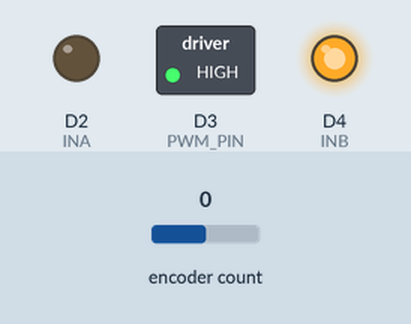
This program was run on a simulated Arduino Due. Shown: switched loads named in the program (green lamp = pin HIGH), output pins drawn as LEDs (lit = HIGH). Inputs (shaded band) come from the test bench; at power-on: encoder count 0. What the program prints to the serial monitor is not drawn.

Above: at 0.1 s.
Timing chart, 0 to 1.6 s (numbered marks = the images above):
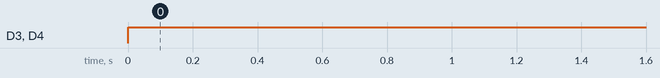

The program:

main.cpp
```cpp
#include <Arduino.h>
#include <Encoder.h>
#include "PIDController.h"

// Define pin variables
const int INA = 2;
const int INB = 4;
const int PWM_PIN = 3;

// Define minimum, maximum speed and commanded speed (manually update these while testing)
const int minSpeed = -530; // Minimum speed in RPM
const int maxSpeed = 530; // Maximum speed in RPM
float RPMTarget = 330.0; // Commanded speed in RPM

// Define variables for encoder reading and initialize object
const int encoderPinA = 5; // Must be interrupt capable; keep in mind if you change to another board
const int encoderPinB = 6;
Encoder myEnc(encoderPinA, encoderPinB);

// Define values for converting the encoder readings to speed (RPM)
const int encoderCPR = 1200; // Counts per revolution of the encoder (output shaft)
unsigned long lastTime = 0;

// Initialize the PID controller object
// Note: PID controller controls rate of change of PWM signal, not speed directly, which is why the maximum and minimum outputs are set as they are
// First value is proportional gain, second is integral gain, third is derivative gain
PIDController PID(6.5, 4.0, 0.0, -255, 255); // PID gains and output limits

// Define a function to convert from rotational speed to PWM output
// Note: negative PWM values will not actually be output as negative PWM values, but will simply reverse the motor direction and use the magnitue for speed
int speedToPWM(int commandedSpeed) {
  // Assuming speed is in RPM and we want to convert it to a PWM value
  return map(commandedSpeed, minSpeed, maxSpeed, -255, 255);
}

// Define a function to send a motor output
void sendMotorOutput(int speed) {

  if (speed > 0) {
    digitalWrite(INA, HIGH);
    digitalWrite(INB, LOW);
  } else if (speed < 0) {
    digitalWrite(INA, LOW);
    digitalWrite(INB, HIGH);
  } else {
    digitalWrite(INA, LOW);
    digitalWrite(INB, LOW);
  }
  analogWrite(PWM_PIN, abs(speed));
}

void setup() {
  Serial.begin(115200);

  // Initialize pins for motor control
  pinMode(INA, OUTPUT);
  pinMode(INB, OUTPUT);
  pinMode(PWM_PIN, OUTPUT);
  Serial.println("Motor Control Initialized");
}

long oldPosition  = 0;

void loop() {
  // Read the encoder position and calculate speed
  long newPosition = myEnc.read();
  unsigned long currentTime = millis();
  float dt = currentTime - lastTime; // Time difference in milliseconds
  long deltaPosition = newPosition - oldPosition;
  float RPMActual = -(deltaPosition / (float)encoderCPR) * (60000.0 / dt);
  lastTime = currentTime;
  oldPosition = newPosition;

  // Compute the baselinePWM value based on commanded speed
  int basePWM = speedToPWM(RPMTarget);

  // Use the PID Controller to create a PWM adjustment
  int deltaPWM = PID.compute(RPMTarget, RPMActual, dt/1000); // Convert dt to seconds for PID computation
  int totalPWM = constrain(basePWM + deltaPWM, -255, 255); // Ensure PWM is within valid range
  sendMotorOutput(totalPWM);

  // Print the current state
  Serial.print("setpoint:");
  Serial.print(RPMTarget);
  Serial.print(" rpm:");
  Serial.print(RPMActual);
  Serial.print(" pwm:");
  Serial.print(totalPWM);
  Serial.print(" basePWM:");
  Serial.print(basePWM);
  Serial.print(" deltaPWM:");
  Serial.print(deltaPWM);
  Serial.print(" time:");
  Serial.println(lastTime);

  delay(2);
}
```

PIDController.cpp
```cpp
#include "PIDController.h"

PIDController::PIDController(float kp, float ki, float kd, float outputMin, float outputMax) {
    _kp = kp;
    _ki = ki;
    _kd = kd;
    _integral = 0;
    _prevError = 0;
    _outputMin = outputMin;
    _outputMax = outputMax;
}

// Function to set PID gains
void PIDController::setGains(float kp, float ki, float kd) {
    _kp = kp;
    _ki = ki;
    _kd = kd;
}

// Function to set output limits
void PIDController::setOutputLimits(float min, float max) {
    _outputMin = min;
    _outputMax = max;
}

// Function to reset the PID controller
void PIDController::reset() {
    _integral = 0;
    _prevError = 0;
}

// Function to compute the PID output
float PIDController::compute(float setpoint, float measuredValue, float deltaTime) {
    float error = setpoint - measuredValue;
    _integral += error * deltaTime;
    float derivative = (error - _prevError) / deltaTime;

    float output = _kp * error + _ki * _integral + _kd * derivative;

    // Clamp output to the defined limits
    if (output > _outputMax) {
        output = _outputMax;
    } else if (output < _outputMin) {
        output = _outputMin;
    }

    _prevError = error; // Update previous error for next iteration
    return output;
}
```

PIDController.h
```cpp
#ifndef PID_CONTROLLER_H
#define PID_CONTROLLER_H

class PIDController {
    public:
        PIDController(float kp, float ki, float kd, float outputMin = -255, float outputMax = 255);

        void setGains(float kp, float ki, float kd);
        void setOutputLimits(float min, float max);
        void reset();

        float compute(float setpoint, float measuredValue, float deltaTime);

    private:
        float _kp, _ki, _kd;
        float _integral;
        float _prevError;
        float _outputMin, _outputMax;
};

#endif
```

Measured:
- by itself, D3 (PWM_PIN), D4 (INB): LOW → HIGH at 0.00 s
